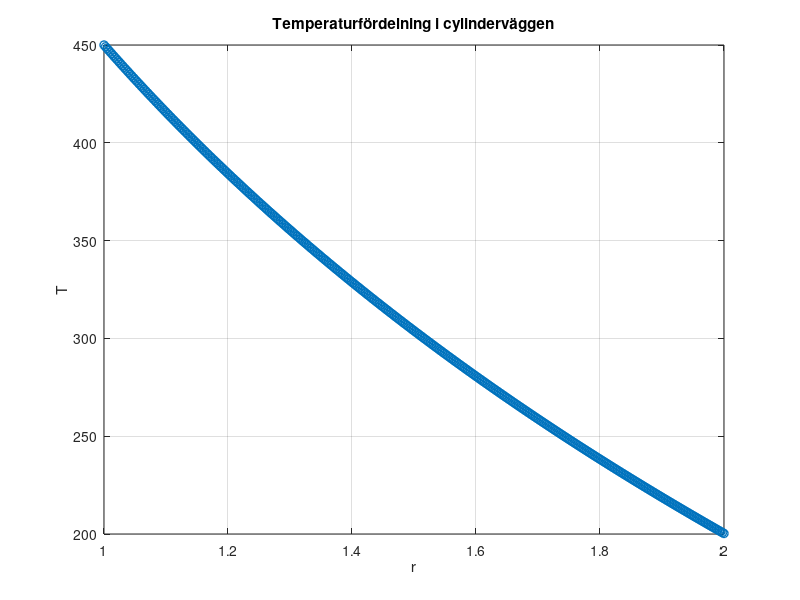

MATLAB code to generate this figure:
clear all

function [A,b,ri,N,T,TN1] = diskretisering_temperatur(N,alfa,k,r0,rN1,Te,T0)
    tol = 0.1;
    TN1_old = Te; % Initial guess
    err = 1;

    while err > tol
        h = 1/(N+1);    % Steglängd 
        ri = [r0+h:h:rN1-h]';   %Inre punkter (r1, r2, r3, r4 ...) 
    
        A = zeros(N,N);     % Sätter upp matris A
        A(1,1:2) = [(-2*ri(1))/(h^2)  ri(1)/(h^2)+1/(2*h)];   % Första raden

        for i = 2:N-1
            A(i,i-1) = ri(i)/(h^2) - 1/(2*h);   % T_(i-1)
            A(i,i) = (-2*ri(i))/(h^2);            % T_(i)
            A(i,i+1) = ri(i)/(h^2) + 1/(2*h);   % T_(i+1)
        end

        A(N,N-1:N) = [ri(N)/(h^2)-1/(2*h)  (-2*ri(N))/(h^2)+(k*ri(N))/(k*(h^2)+alfa*h^3)+k/(k*2*h+2*alfa*h^2)]; % Sista raden
        A = sparse(A); % Spara den som gles matris

        b = zeros(N,1); % Sätter upp matris b

        b(1) = T0/(2*h) - (T0*ri(1))/(h^2);
        b(N) = -((Te*alfa*h)/(k+alfa*h))*(ri(N)/(h^2)+1/(2*h));

        T = A\b;

        TN1 = (Te*alfa*h + T(N)*k) / (k + alfa*h);
        err = abs(TN1-TN1_old);
        TN1_old = TN1;
        N = 2 * N;
    end
    
    
end

N = 25;              % Delintervall
alfa = 1;
k = 1; 
Te = 20;
r0 = 1; rN1 = 2;     % Randpunkter
T0 = 450;       % Första randvärde


[A,b,ri,N,T,TN1] = diskretisering_temperatur(N,alfa,k,r0,rN1,Te,T0);

rx = [r0; ri; rN1];
Ty = [T0; T; TN1];

% Rita temperaturfördelningen
figure;
plot(rx, Ty, '-o', 'LineWidth', 1);
xlabel('r');
ylabel('T');
title('Temperaturfördelning i cylinderväggen');
grid on;

fprintf('Sista N värde: %d\n', N/2);
fprintf('Sista T värde: %.2f\n', TN1);
